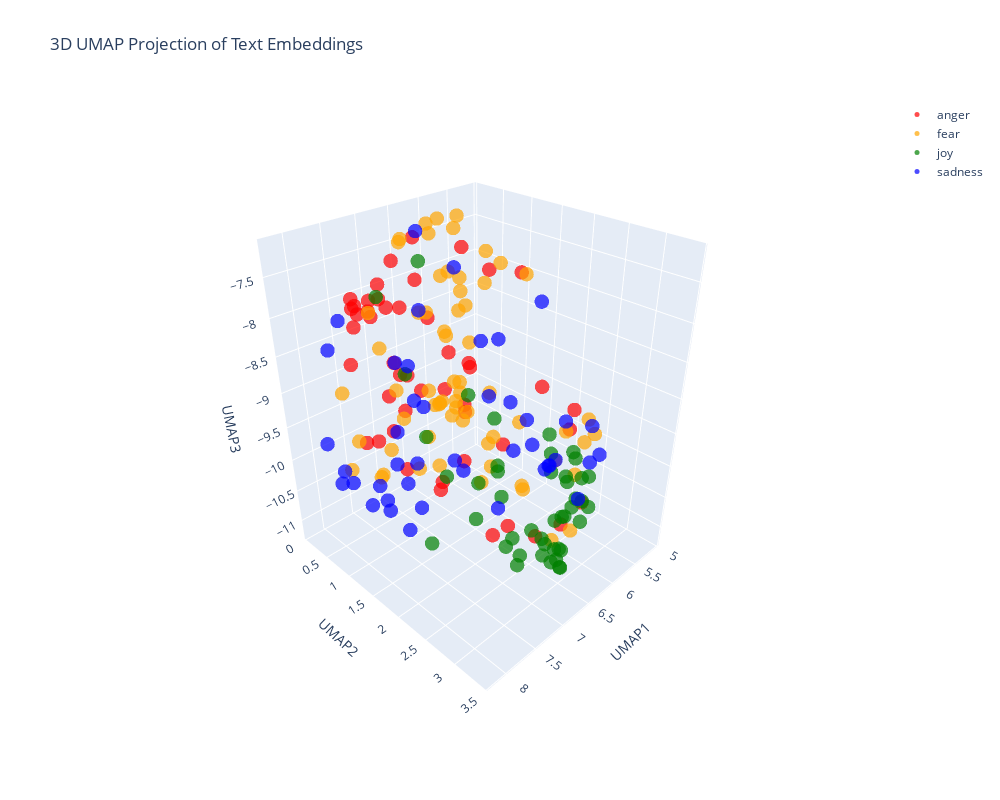

Here is the notebook cell this chart was saved with:
### Markdown cell above
---
##### <a id='toc1_5_8_1_1_'></a>[**>>> Exercise 4 (Take home):**](#toc0_)

Apply UMAP to the same embeddings to reduce the dimensionality to 3D vectors and plot the 3D graph, discuss the differences and similarities with the 2D graph.

### Code cell
import pandas as pd
import numpy as np
import umap
import plotly.graph_objects as go

# Concatenate the training and test data
combined_df = pd.concat([train_df_new, test_df_new], ignore_index=True)

# Prepare the embeddings for UMAP
# Convert the list of embeddings into a 2D numpy array
X_embeddings = np.array(combined_df['embeddings_values'].tolist())

# Apply UMAP for dimensionality reduction to 3D
reducer_3d = umap.UMAP(n_components=3, metric='cosine', random_state=28)
embedding_3d = reducer_3d.fit_transform(X_embeddings)

# Create a DataFrame for plotting
df_plot_3d = pd.DataFrame(embedding_3d, columns=['UMAP1', 'UMAP2', 'UMAP3'])
df_plot_3d['emotion'] = combined_df['emotion']
df_plot_3d['intensity'] = combined_df['intensity']
df_plot_3d['text'] = combined_df['text']

# Define color mapping for emotions
emotion_color_map = {
    'anger': 'red',
    'fear': 'orange',
    'joy': 'green',
    'sadness': 'blue'
}

# Create 3D scatter plot using Plotly
fig_3d = go.Figure()

for emotion in df_plot_3d['emotion'].unique():
    emotion_data = df_plot_3d[df_plot_3d['emotion'] == emotion]
    fig_3d.add_trace(go.Scatter3d(
        x=emotion_data['UMAP1'],
        y=emotion_data['UMAP2'],
        z=emotion_data['UMAP3'],
        mode='markers',
        name=emotion,
        marker=dict(
            size=5,
            color=emotion_color_map.get(emotion, 'gray'),
            opacity=0.7
        ),
        text=emotion_data['text'],
        hovertemplate='<b>Emotion:</b> ' + emotion + '<br>' +
                      '<b>Intensity:</b> %{customdata}<br>' +
                      '<b>Text:</b> %{text}<extra></extra>',
        customdata=emotion_data['intensity']
    ))

fig_3d.update_layout(
    title='3D UMAP Projection of Text Embeddings',
    scene=dict(
        xaxis_title='UMAP1',
        yaxis_title='UMAP2',
        zaxis_title='UMAP3',
        camera=dict(
            eye=dict(x=1.5, y=1.5, z=1.3)
        )
    ),
    width=1000,
    height=800,
    showlegend=True
)

fig_3d.show()

### Figure 1 — Plotly figure (JSON) as saved in the notebook; plotly's stock layout.template omitted (floating-point values rounded to 4 significant figures)
{"data": [{"customdata": [0.863, 0.583, 0.521, 0.417, 0.125, 0.375, 0.604, 0.729, 0.75, 0.519, 0.562, 0.312, 0.646, 0.771, 0.833, 0.896, 0.125, 0.354, 0.562, 0.5, 0.479, 0.25, 0.75, 0.458, 0.312, 0.229, 0.688, 0.854, 0.396, 0.5, 0.854, 0.646, 0.438, 0.417, 0.542, 0.479, 0.458, 0.521, 0.333, 0.562, 0.667, 0.521, 0.25, 0.458, 0.229, 0.25, 0.427, 0.417], "hovertemplate": "<b>Emotion:</b> anger<br><b>Intensity:</b> %{customdata}<br><b>Text:</b> %{text}<extra></extra>", "marker": {"color": "red", "opacity": 0.7, "size": 5}, "mode": "markers", "name": "anger", "text": ["The liberal outrage over don king saying the N-word really angers me. The white yuppie progressives can go fuck themselves, shame on blacks", "Heading home to cut grass in the heat. All I wanna do is go out to eat somewhere air conditioned. #pout #AdultingIsTheWorst", "I'll happily be rude to people who personally insult me unprovoked, they deserve it 👍 Just as good people deserve respect", "@ticcikasie1 With a frown, she let's out a distraught 'Gardevoir' saying that she wishes she had a trainer", "Wrinkles should merely hide where frown have been.  - Mark Twain", "@sippycoups if it hurts too much to eat, i read somewhere that marshmallows are good bc they are soft and don't irritate", "@AskPS_UK not received verification email, asked for it to be resent 5 times still nothing.", "How the fu*k! Who the heck! moved my fridge!... should I knock the landlord door.  #mad ##", "OOOOOOOOH MY GOD UUUUGGGGHHHHHHHHH ", "i have so much hw tonight im offended", "Have wee pop socks on and they KEEP FALLING OFF INSIDE MY SHOES ", "Houston might lose a coach tomorrow or by midnight. #yikes ?", "I can't even right now #bb18 #rage", "so ef whichever butt wipe pulled the fire alarm in davis bc I was sound asleep #pissed  #upset #tired #sad #tired #hangry ######", "I hate my lawn mower. If it had a soul, I'd condemn it to the fiery pits of Hell.", "Don't join @BTCare they put the phone down on you, talk over you and are rude. Taking money out of my acc willynilly! #fuming", "rose incense are the best thing I've ever bought", "Heading home to cut grass in the heat. All I wanna do is go out to eat somewhere air conditioned.  #AdultingIsTheWorst", "@Lexual__ @jdspielman10 RIP to the 100s of black men,, women,CHILDREN killed in Chicago. Where is the outrage?", "i can't believe they're all messing up my favourite of all bakes i feel personally offended", "I need all your attention! If I don't I'll pout..", "Oh my. Watching #rage. It's been like, ages", "That way ur so angry you can literally feel ur blood boiling", "@LouisFil just curious as to what you mean. No rush, no animosity, no disdain.", "#Awareness seek #shelter .#Letgo Old #habit of chasing #desires resultin in #anger #fear #worry .#Choose #Satisfaction within #Peace #Relax", "So Rangers v Celtic ll ", "@GroupAnon black armed thug with a record carrying gun illegally gets shot by black cop. #outrage   This is a joke.Let em destroy their town", "@ArizonaCoyotes not to mention the GRA guy stops me but let's the 2 ppl in front of me go. WTF. My blood is boiling.", "People often grudge others what they cannot enjoy themselves.", "I think they may be #offended", "Fuking fuming 😤", "@mdivincenzo9 he's stupid, I hate him lol #bitter", "@BonesARP 'That is a disappointment.'\\n\\nHe fakes a pout, then starts to chuckle.", "Nahhhhhh @konanplaydirty snap story has got me bussing up 😂😂😂😂😂😂😂😂😂😂😂😂😂😂", "I'm not used to pretty girls that use curse words to express their anger. I just feel like I'm a little bit surprised and turned off as well", "Brendan Rodgers looks fuming 😭", "I wonder what would happen if I were to tell some people the truth #savage #uhoh ", "Candice's standing pout face aggravates me every week", "(Sam) Brown's Law: Never offend people with style when you can fake that, you have to break us in this Island.", "@IllinoisLoyalty that Rutgers game was an abomination. An affront to God and man. We must never speak of it again.", "@RealJamesWoods @KennyCoble saddest part of this whole mess is that all of this #anger is #misdirected they should march 2 the #WhiteHouse", "@FluDino Event started! everyone is getting ready to travel to the lake of rage, where everything glows", "@LaureEve I am sitting here wrapped in a fluffy blanket, with incense burning, listening to Bon Iver and drinking mulled wine. I'm there.", "@ArcticFantasy I would have almost took offense to this if I actually snapped you", "Just watched Django Unchained, Other people may frown, but I titter in delight! 2/5", "I think @Sam_Canaday &amp; @KYLEJDOWSON must actually have to be working like me &amp; @dowson_brady because I havent got any snap chat videos today", "@reluctantnicko Don't ask, you don't get. Apologies if I've offended you. All due respect Alan, I think you've been fed duff info.", "Sorry guys I have absolutely no idea what time i'll be on cam tomorrow but will keep you posted. #fuming"], "type": "scatter3d", "x": [7.877, 7.561, 7.478, 7.501, 7.046, 7.324, 6.221, 7.159, 6.529, 7.466, 6.804, 5.732, 7.021, 7.248, 7.5, 6.741, 6.289, 7.605, 7.963, 7.493, 7.371, 5.318, 7.293, 7.04, 6.587, 6.306, 7.9, 7.054, 7.819, 7.208, 7.058, 7.356, 7.177, 6.134, 7.364, 6.765, 6.396, 7.361, 7.001, 6.319, 7.564, 7.193, 6.595, 7.137, 5.31, 6.177, 6.876, 6.408], "y": [0.9846, 0.8483, 1.624, 1.927, 2.353, 1.087, 0.07603, 0.283, 1.052, 1.0, 0.3934, 1.533, 0.7375, 0.1774, 0.3059, 0.2689, 2.816, 0.6474, 1.111, 1.406, 1.177, 2.174, 0.4966, 2.494, 0.929, 1.542, 1.076, 0.3772, 1.511, 1.72, 0.3762, 0.2309, 1.997, 2.734, 0.6121, 0.7391, 1.301, 0.9987, 1.827, 1.092, 1.187, 2.738, 2.663, 1.978, 2.413, 2.312, 1.777, 0.5315], "z": [-7.585, -9.646, -8.624, -9.855, -10.58, -10.08, -7.505, -8.176, -8.69, -8.965, -9.161, -7.716, -8.026, -8.221, -8.786, -7.636, -10.58, -9.743, -7.631, -8.508, -9.134, -9.578, -7.93, -9.153, -10.76, -7.524, -7.63, -7.825, -9.068, -8.677, -8.015, -8.345, -9.565, -9.255, -8.08, -7.744, -8.857, -8.548, -8.928, -7.361, -7.718, -10.11, -10.68, -8.902, -11.01, -8.823, -8.441, -8.422]}, {"customdata": [0.792, 0.75, 0.917, 0.458, 0.5, 0.875, 0.646, 0.354, 0.333, 0.169, 0.208, 0.583, 0.625, 0.688, 0.583, 0.583, 0.521, 0.271, 0.667, 0.562, 0.82, 0.792, 0.3, 0.625, 0.616, 0.333, 0.5, 0.979, 0.542, 0.562, 0.125, 0.583, 0.25, 0.619, 0.729, 0.134, 0.625, 0.451, 0.875, 0.479, 0.271, 0.458, 0.792, 0.458, 0.75, 0.7, 0.562, 0.146, 0.312, 0.312, 0.562, 0.438, 0.438, 0.708, 0.438, 0.354, 0.434, 0.375, 0.875, 0.521, 0.479, 0.44, 0.479, 0.542], "hovertemplate": "<b>Emotion:</b> fear<br><b>Intensity:</b> %{customdata}<br><b>Text:</b> %{text}<extra></extra>", "marker": {"color": "orange", "opacity": 0.7, "size": 5}, "mode": "markers", "name": "fear", "text": ["And it pisses me off more they killed people who surrendered. Hands up and all. If hands visible you shouldn't be fearing for your life", "@AldiToHarrods I'm still too nervous to try it. I need to man up and give it ago.", "Job interview in the afternoon #nervous #ek", "Jesus wept! Another RNS from #rusty @metaltigerplc quote 'Price sensitive news, Price Sensitive news' etc etc The #Ramping here is ", "I was so shy freshman year this guy introduced himself to me by asking if I spoke any English", "Im not a #nervouswreck, Im a  #pileup. #GoingCrazy #HelpMe #Insane #Antisocial", "@rsdeepsea @BreitbartNews If 3 people are in a country of 300 million - you are going to RUIN the whole country over 3 people? ", "Aberdeen st Johnstone, let's see who can punt it the furthest #awful", "the ending of how I met your mother is dreadful", "#GetSmartWithARQ is a smart way to start investing and #whiteicenetwork is smart source 2 #start #skilled #manpower #recruitment for ur firm", "@CurtisJobling Yes indeed! We know masses of students would be so excited to see you! We need to get this sorted! #haunt", "I really want to go for fright night but I really don't 😁", "@JennyPGR I worry about typos in any email to Simon, draft attached or not...", "still shaking though 🙃", "I seem to alternate between 'sleep-full' and sleepless nights. Tonight is a sleepless one. 😕 #insomnia  #notfair", "Looks like #India is finally taking #Pakistan n it's #terrorism to task.#uriattacks.", "I hate that if I don't start the conversation, there won't be one.", "Thoroughly enjoying AHS tonight. #ahs #horror #americanhorrorstory", "@jk_rowling never thought an angry oompa loompa would be my Boggart, but there you have it. #boggart #PresidentTrump #nightmare", "@zavvi @zavvihelp only offering 6 moth warranty #ps4pro #shocking #truth #ripoff", "@RossKemp Omg that is just horrific. Something needs to be done. 😢", "Jimmy Carr makes me want to cry and cry *shiver* #awful", "STAY JADED everyone is ", "So not pumped for this interview ", "mmmm i'm kinda sad i hope i can shake this before school", "ACT 4 #anxiety &amp; #depression group. @livingwellihc beginning Mon October 17 for 6 weeks. Contact me to register now! #mindfulness #Halifax", "Going to get myself a copy of @StephenKing's CUJO for an upcoming project that I can't talk about just yet. #horror #amwriting", "I feel like I am drowning. #depression #anxiety #falure #worthless", "@Mc_Cabe_Conor This is it. The complete illiteracy around the role, nature and extent of British agents is shocking.", "If the future doesn't fill you with existential dread are you even a real person", "When you make a great tasting shake and no words can describe it!😃👌🏻 #shake #herbalifenutrition #tastesogood #nowords", "When you arrive at the office the day before your first ever festival and the Internet is down ", "@PanicAtTheDisco hey, y'all announced it like immediately after I asked. Nice. Thanks y'all ", "Accrington Stanley? Who are they? Exactly. Things looking dire for West Ham despite the win. What's changed since March? #bbcfootball", "What an actual nightmare", "@Marissa_Frost @NevAmore_MFC awe I love you twooo!!! come adventure with me someday!", "@twinfjournal @TwinningLife111 @KCtwinflame @TFUnion1111 @Para_Priestess @cupidpoetry I went thru the same thing yesterday #panic better2day", "if anyone spoils any of my fucking shows I will haunt you in the afterlife so help me god", "6. 5 minutes to perform and I'm #nervous I wish these noises would stop #handicapped #annoyed", "Penny dreadful 3 temporada", "I'm curious to know just how much money the original Air Bud made to justify the continuation of these awful sequels and spinoffs.", "petrify  me in the fossil type of way", "Maybe @SamHeughan can send me good luck on my job interview tomorrow. #nervous 😳", "@DSDambuster just finally started #homefronttherevolution, what did you all do the story and gameplay??? #terrible #wasteofmoney", "@rsdeepsea @BreitbartNews If 3 people are in a country of 300 million - you are going to RUIN the whole country over 3 people? #fear", "my husband lost £800 when he booked an apartment through @Airbnb that didn't exist... @AirbnbHelp didn't care  #airbnbnightmare", "@ExpressScripts u shd b embrrssd. u jack up my bp meds twice and it will still take 3-5 days? Not express at all. #expressscripts #horrible", "Some serious hip shaking going on tonight 😜", "@Just_Alasia I agree. Btw, have u seen Ep22, Granger, O?  That was the episode when I knew Anna was coming back, the conversation at start.", "@Wild_Lucario_ *chuckles* did I scare you?", "Everyday gay panic is STUNNING: I drew 1 guy's att'n to it when he blocked up a toilet stall's cracks w/paper towels. TOTAL INCOMPREHENSION.", "Are you worrying/worried?\\n1Peter 5:7\\nThrow all your worry on him, because he cares for you.#faith #leadership #worry #mindfulness #success", "Bout ta get my @dontbreathe on up in here! @WarrenTheaters  #icantholdmybreaththatlong", "@stephenfhayes Mustard gas = hostile work environment, not #terrorism; call #OSHA not #military", "@TheDappaMc also £2.50 for a chocolate Feast ice lolly.. proper shocking 😩", "@CNNPolitics I can't wait to hear what he had to say about the brilliant Dr. Hawking... it should be rich... In the poorest of taste! #bully", "Tweeting from the sporadic wifi on the tube #perilous", "“We can easily #forgive a #child who is #afraid of the #dark; the real #tragedy of #life is when #men are #afraid of the #light.”–Plato", "The moment you bring her to meet your best friend and you're nervous af! 😬😆  #thefriendtest", "Thanks for ripping me off again #Luthansa €400 not enough for a one way flight to man from Frk then €30 for a bag then free at gate #awful", "@mikefreemanNFL \\nIsn't OBrien supposed to be some sort of offensive genius #awful", "@chutneysupercat hi lovely brownie, MM is calling me tuppytupperware.. its awful", "This is #horrible: Lewis Dunk has begun networking #a Neo-Geo with a his holiday home in Mexico.", "Really.....#Jumanji 2....w/ The Rock, Jack Black, and Kevin Hart...are you kidding me! WTF! #ThisIsATerribleIdea #horrible"], "type": "scatter3d", "x": [7.594, 5.864, 5.865, 6.551, 6.36, 6.685, 7.456, 5.992, 7.612, 7.147, 6.99, 5.753, 5.683, 6.159, 7.818, 7.322, 7.8, 5.199, 7.444, 6.232, 6.357, 6.296, 6.783, 6.095, 7.614, 6.808, 5.118, 7.042, 6.53, 6.427, 6.185, 5.827, 6.945, 5.827, 6.284, 6.885, 6.209, 7.136, 6.003, 5.241, 5.906, 6.93, 5.821, 6.155, 7.532, 6.581, 6.172, 5.83, 6.523, 6.512, 6.367, 6.431, 5.073, 7.375, 6.126, 7.57, 5.598, 7.426, 5.763, 6.612, 6.005, 7.863, 6.056, 6.016], "y": [0.894, 0.6897, 0.3655, 0.9627, 0.6511, 0.2637, 2.017, 1.425, 0.2145, 2.824, 2.771, 1.102, 0.2581, 1.455, 0.5696, 2.55, 0.7672, 2.295, 1.598, 0.4063, 1.104, 1.126, 1.529, 0.3638, 0.9563, 0.703, 2.277, 0.403, 1.274, 0.4768, 2.051, 0.3829, 3.196, 1.696, 0.9861, 3.407, 1.316, 0.4297, 0.3054, 2.003, 0.5778, 1.111, 0.4123, 0.487, 2.124, 0.268, 0.2918, 2.299, 3.145, 1.744, 0.5709, 0.6954, 2.366, 2.306, 0.6308, 1.867, 0.2555, 0.6557, 0.4848, 0.2774, 1.187, 1.665, 1.219, 0.6302], "z": [-7.865, -10.02, -10.22, -7.691, -9.693, -9.958, -7.764, -7.556, -9.189, -8.657, -9.667, -10.31, -10.09, -10.44, -10.1, -8.336, -9.57, -10.09, -7.685, -7.376, -7.902, -8.101, -8.976, -9.912, -10.08, -10.53, -9.772, -10.24, -7.633, -10.28, -10.44, -9.657, -10.2, -7.668, -8.216, -9.961, -10.76, -8.643, -9.947, -10.04, -7.186, -9.06, -10.08, -7.188, -7.75, -7.399, -7.291, -10.08, -9.507, -9.75, -9.738, -10.67, -9.986, -7.816, -7.843, -7.559, -9.805, -10.38, -10.3, -7.427, -7.464, -8.45, -7.849, -7.307]}, {"customdata": [0.66, 0.36, 0.38, 0.708, 0.917, 0.519, 0.5, 0.536, 0.667, 0.354, 0.667, 0.68, 0.62, 0.189, 0.958, 0.78, 0.771, 0.562, 0.383, 0.434, 0.654, 0.135, 0.84, 0.509, 0.208, 0.231, 0.519, 0.208, 0.52, 0.52, 0.269, 0.66, 0.917, 0.52, 0.868, 0.06, 0.519, 0.708, 0.604, 0.354, 0.646, 0.521, 0.458, 0.583, 0.423], "hovertemplate": "<b>Emotion:</b> joy<br><b>Intensity:</b> %{customdata}<br><b>Text:</b> %{text}<extra></extra>", "marker": {"color": "green", "opacity": 0.7, "size": 5}, "mode": "markers", "name": "joy", "text": ["If you have the ability to make someone happy or to make someone #smile, do it! The world needs more of that right about now. #CreateLove ☺️", "My ukulele bag has fallen apart. 😐 WELLL AT LEAST my life hasn't yet!! #Joys\\n\\n#quote  #problemsolving #behappy", "Bring back the heyday #NominateBunkface", "Zephaniah 3:17 He surely is rejoicing over us with singing...such romance and so needed today!!", "I'm just still . So happy .\\nA blast", "It's not that the man did not know how to juggle, he just didn't have the balls to do it. \\n#funny #pun #punny #lol #hilarious", "I can not depict what I feel right now.. I feel jubilant yet anxious, or..dunno. It seems like now I'm having something worth wait everyday.", "Just watched Django Unchained, Other people may frown, but I titter in delight! 2/5", "Look forward to the detours because they bring delightful surprises. #lifequote ", "every day i have to think in my mind will this be pleasing to God. my decision making, the way i react, treat ppl, speak, am i pleasing God.", "@HytheHighborne -Sylvia was elated to receive kisses from the little prince, her bright smile clear as she glanced to Garrett and Elyse- --", "Yo this 3 v 3 overtime in hockey got me sweaty damn this ish exhilarating", "Omg I'm outside making beats with garageband and some little birds  decided to chirp along （≧∇≦）", "@alphavenger all chuck seasons, she had that one bright spot with dan, where she was allowed to be smart and kind //and// fashionable", "Oh dear an evening of absolute hilarity I don't think I have laughed so much in a long time! 😂", "@jadelalaa_ hahaha and u da best bro ever luv u hearty hearts", "@Nick_Offerman I'll be there!! Can't wait for all the !", "@MoAmali @awosss @Arsenalman2011 listen I dn't subscribe to this team coq Team xhaka stuff. I like all our players. Depth has me elated", "the prospect of getting choked out by a hot daddy tonight is sorta cheering me up but I also kinda just wanna watch the new AHS episode lol", "I #rejoice in following your statutes as one rejoices in great riches. -Psalm 119:14 #TheBible", "I am always ready to #smile.", "Turns out 'it' wasn't even anything to be concerned about at all. Im happy and a bit frustrated it took so long to get this answer.", "@shwood @mpforstein OMD you 2 are cracking me up! Thanks for the follow Brian. I need some levity to balance the cynicism I share w/Michael😀", "@__PeterPanda yes bro it's actually breezy", "Who actually chooses to drink sparkling water 🤔", "#LMFAO @MSNBC 's #racepimp Tamron Hall used the words 'fscts' and 'MSNBC' in the same sentence  #libtard #biasedmedia #neverHillary", "Watch this amazing live.ly broadcast by @haythatjamile8  #musically", "Hey @AppleSupport, would be nice to have “click to pause” or “pause when window inactive” on animated GIFs for macOS Messages app", "It is no coincidence that Lacan recorded infants' jubilant reactions to their mirror images in the noise.", "@bodwell_james did it not just enliven your soul", "Fee otherwise tricks: palm oil delegation mt jaunty resident: TZxCHLdAQ", "@TampaBayRay I cried with laughter.", "It's meant to be!! #happy #happy", "Another joyful encounter in Tribez &amp; Castlez! I just met Mouchole, Ogre Cook! Do you want to know who that is? Download the game and find...", "@itsyourgirl_Z happy birthday :) have a blessed day love from Toronto :) #bday ", "Seriously @marksandspencer I'm sick and grumpy and the only thing that's gonna cheer me up is ordering my xmas food, when's it going up? 😢", "@bruins_514 @gorddownie @thehipdotcom It would be #TragicallyHip if they can #help @TOYSFORASMILE make #hospitalized  #sick #kids #smile 😊✌❤", "I turn 25 in two weeks. I am so happy. 24 was my darkest year yet. I am elated that I survived", "Each day is what you make of it! #goals #challenges #business #goals   #success #photographer #photography #ThursdayThoughts", "@hesham786 that's the spirit ", "@Geminiak @LondonNPC you're welcome! #wordgeek \\nAlso, good to put a face to the twitter feed, even if it was only a cheery hello! 😀", "Val reminds me of one of the cheerful witches that looks after Aurora in Disney’s Sleeping Beauty. #GBBO", "@kwelbyroberts they will come and you will rejoice at their arrival.", "Sioux Valley wins home competitive #cheer invite with a score of 158. ...Dell Rapids second at 138", "Our tone of voice: we're like One Direction, we're thoughtful and timid, yet playful"], "type": "scatter3d", "x": [7.23, 6.567, 6.944, 6.545, 6.085, 5.926, 6.149, 5.375, 6.724, 6.492, 6.927, 5.427, 6.06, 6.367, 5.805, 6.583, 7.026, 6.807, 5.358, 6.534, 6.962, 5.784, 6.171, 6.428, 6.709, 7.828, 6.33, 7.189, 6.252, 6.291, 6.727, 5.97, 6.388, 6.488, 6.709, 6.348, 7.313, 6.163, 7.469, 6.864, 6.845, 7.787, 6.714, 7.06, 7.322], "y": [2.747, 2.394, 2.322, 3.04, 2.712, 1.287, 1.654, 2.356, 2.49, 0.9104, 3.063, 1.864, 2.652, 3.262, 2.733, 3.317, 3.117, 3.232, 1.854, 2.889, 2.607, 2.328, 3.096, 2.975, 1.763, 1.378, 2.996, 2.558, 2.308, 2.965, 1.607, 2.692, 2.659, 3.008, 3.406, 0.3189, 2.331, 2.642, 1.683, 3.068, 3.269, 1.735, 3.137, 3.373, 1.49], "z": [-10.4, -11.2, -9.585, -10.99, -10.63, -9.838, -10.86, -10.93, -11.2, -10.72, -10.53, -10.06, -10.69, -10.0, -10.15, -9.76, -10.18, -9.339, -10.42, -11.01, -10.52, -11.11, -9.745, -9.751, -10.27, -7.457, -9.45, -9.421, -11.01, -10.22, -9.003, -9.685, -10.95, -11.06, -9.938, -7.73, -10.18, -11.19, -10.87, -9.334, -10.37, -8.25, -10.51, -10.31, -9.389]}, {"customdata": [0.708, 0.271, 0.214, 0.229, 0.417, 0.32, 0.375, 0.479, 0.458, 0.792, 0.604, 0.521, 0.438, 0.792, 0.188, 0.458, 0.438, 0.729, 0.604, 0.542, 0.417, 0.625, 0.779, 0.839, 0.34, 0.521, 0.479, 0.188, 0.438, 0.458, 0.75, 0.312, 0.354, 0.5, 0.27, 0.354, 0.292, 0.44, 0.375, 0.333, 0.271, 0.667, 0.667], "hovertemplate": "<b>Emotion:</b> sadness<br><b>Intensity:</b> %{customdata}<br><b>Text:</b> %{text}<extra></extra>", "marker": {"color": "blue", "opacity": 0.7, "size": 5}, "mode": "markers", "name": "sadness", "text": ["#haikuchallenge #haiku\\n\\nThe crisp autumn air\\nMy freedom purchased through death\\nNo one will mourn me", "Dad asked if I was too hungover to function today. Little does he know I stayed sober last night so i could get shit faced tonight 😅", "@AMB4JC @drtonyevans It's our job, the job of people who r still sane,still ok in life, to help the lost to find themselves &amp; love eachother", "Damn gud #premiere #LethalWeapon...#funny and ", "@JoyceCarolOates \\nBreath. You are trending despondent. Mrs Clinton will win. If you keep your gloves on, guard up, and punch like hell.", "Jay Z and Brad Pitt cheated ..Bey stayed Angie left #cheaters #love #lust #sex #couples #relationships #date #marriage #divorce", "Damn gud #premiere #LethalWeapon...#funny and #serious", "Bare videos online but does anyone get rehabilitated? Does anyone actually get help for their affliction? Or do we jut get twitter videos.", "@theflabar It's a #foggy and #dark morning here - so #filter this time.  For #lighting purposes. :)", "The weather sure matches the mood in this state today.. #gloomy", "@NewYorker @donlemon Trump presidency-a dark age for the USA and the world. He would most definitely take us to war. Short &amp; Long term pain", "Got paid to vacuum up rat poop. (-: never a dull day in the biology department ...", "Niggas murking in each other. In murky water, I try to swim.", "2 applications for my dbs and still waiting. Been over a year now. Going to loose my job 👍🏿 @GOVUK  #thanks #unhappy #crb", "Guys! Read my #fanfiction if you like #lost and #housemd I have one of each #tvshow -link in bio!", "History repeating itself..GAA is our culture how dare anyone think it's ok to discourage any Irish person from attending any match or final", "Positive thoughts on these gloom cloudy days", "Honestly I've come to a place where I keep getting discouraged but just gotta tell myself to keep pushing through it.", "@deshbhakthoon always unhappy and easily offended.", "untypical kinda Friday #dull", "The Sunderland time line is quite funny with all the doom &amp; gloom in facing us and the long trip to us midweek. #whatgoesaroundcomesaround", "i cant stop. i finished - dejected. luckily no one is in the bathroom. so i go to a stall and wait until my pants are dry.", "Wearing all black tomorrow as I continue to mourn the lives of the most recent victims of police brutality. #blackout #WU", "I hate when it's gloomy outside because it always gets me in a depressing mood", "I told my chiropractor 'I'm here for a good time not a long time' when he questioned my habits and yet again I have unnerved a doctor", "@AliceGoodman17 i dunno, I'm getting less of the spacious lovely autumnal melancholy from our present apocalypse", "How brave are the young individuals that have opened up to us about their #depression and #anxiety to help raise awareness!! @beyondblue", "blues bar", "@AdamAaronovich Well, there's no need to sulk. You can always request a song, you know.", "Never leave me alone with my credit card. Nope nope mope.", "So depressing that it's darker so much earlier now", "#sober life", "there are #serious #chinks in #India’s #armour'\\n#protein\\n#malnutrition\\n#feedingIndia\\n#skillingIndia\\n#cognitive #deficit\\n@Abhijit_Iyer", "Lisa: Getting what you want all the time will ultimately leave you unfulfilled and joyless.", "@cburt43 turn that frown upside down", "@OHSOVICTORIOUS_ @FaZeAdapt We all seen it coming.. it's sad. But her Instagram comments on her pics are funny. Adapts fans blew it up 😂😂😂", "@AnjiDunlap droop in leggings? Are they wearing XXXL?", "On bedrest since I got out of the hospital. U find in unopened beer.. what do I do. Pour that shit out! No alcohol at all for me #sober", "@CovinoandRich just heard back2back,  guess that's why they call it the blues &amp; she's got the look, but I can only sing tickle sacks version", "Just watched Django Unchained, Other people may frown, but I titter in delight! 2/5", "Folk Band 'Thistle Down' will be replaced by 'The Paul Edwards Quartet' at Laurel Bank Park Sat 24 11am - 3pm due to ill health #jazz ", "watching this uni reveal is so depressing i miss stingrays :(", "Wow just watched Me Before You and it was seriously one of the most depressing movies of my life"], "type": "scatter3d", "x": [7.828, 5.864, 6.968, 5.333, 7.088, 6.496, 5.226, 6.358, 7.482, 7.946, 7.634, 7.204, 7.877, 6.21, 5.32, 6.671, 7.663, 7.319, 7.633, 7.677, 5.867, 6.654, 8.217, 8.086, 5.544, 7.849, 6.801, 6.187, 7.327, 6.917, 8.02, 6.638, 7.3, 7.765, 7.039, 6.171, 6.384, 6.831, 6.132, 5.335, 5.843, 7.994, 8.009], "y": [1.3, 1.595, 3.111, 2.507, 3.22, 2.096, 2.578, 1.752, 1.532, 1.14, 1.826, 0.7742, 0.6928, 0.1288, 2.484, 1.332, 1.498, 1.08, 1.835, 0.9528, 1.984, 0.4688, 0.9561, 0.8177, 1.909, 1.37, 0.651, 2.203, 1.992, 0.7039, 0.6249, 1.408, 2.517, 1.462, 2.431, 2.698, 2.269, 0.3318, 2.548, 2.366, 0.939, 0.8374, 0.3655], "z": [-10.18, -10.25, -9.17, -10.26, -9.053, -8.993, -10.15, -8.324, -10.36, -10.28, -7.527, -9.706, -7.938, -7.416, -9.691, -7.454, -10.64, -10.31, -8.683, -10.23, -7.921, -9.592, -8.091, -9.858, -10.57, -10.29, -10.47, -9.706, -9.483, -8.871, -10.18, -10.29, -8.402, -9.585, -10.11, -9.144, -9.217, -8.995, -9.795, -10.96, -8.81, -10.07, -9.704]}], "layout": {"height": 800, "scene": {"camera": {"eye": {"x": 1.5, "y": 1.5, "z": 1.3}}, "xaxis": {"title": {"text": "UMAP1"}}, "yaxis": {"title": {"text": "UMAP2"}}, "zaxis": {"title": {"text": "UMAP3"}}}, "showlegend": true, "title": {"text": "3D UMAP Projection of Text Embeddings"}, "width": 1000}}
